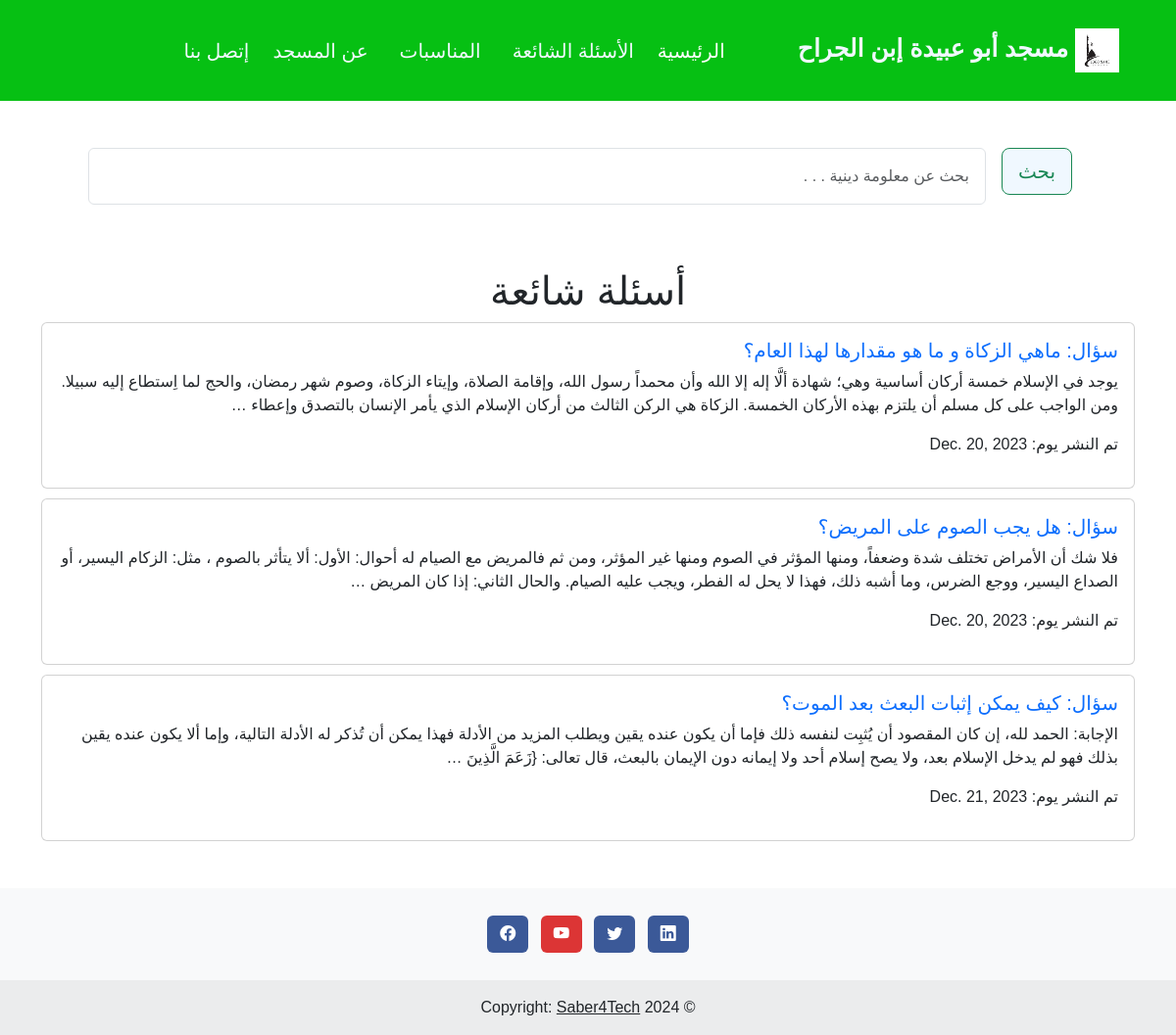
Page /questions_blog/ on the committed database.
### appAbuObaida/models.py (models this page shows, shortened)
class QuestionModel(models.Model):
    question_title = models.CharField(max_length=500)
    question_answer = models.TextField()
    pub_date = models.DateField(auto_now_add=True)

### appAbuObaida/views.py (the view)
# urls.py: path('questions_blog/', views.questions_blog, name='questions_blog'),
def questions_blog(request):
    questions = QuestionModel.objects.all()
    context = {
        'questions': questions
    }
    return render(request, 'appAbuObaida/questions_blog.html', context)

### templates/appAbuObaida/questions_blog.html (shortened to what this page needs)
{% extends 'appAbuObaida/base.html' %}
{% load static %}
{% block content %}
    <div class="container my-5">
        <form class="d-flex mx-5 my-5" role="search" action="{% url 'search_question' %}" method="get">
            <div class="d-flex align-items-stretch">
                <button class="btn btn-outline-success btn-lg mx-3" type="submit" style="height: 100%;">بحث</button>
                <input class="form-control p-3" name="search" type="search" placeholder="بحث عن معلومة دينية . . ."
                       aria-label="Search">
            </div>
        </form>
        <h1 class="text-center">أسئلة شائعة </h1>
        {% for question in questions %}
            <div class="card card-questions">
                <div class="card-body">
                    <a class="card-link" href="{% url 'question_detail' pk=question.id %}">
                        <h5 class="card-title">سؤال: {{ question.question_title }}</h5>
                    </a>
                    <p class="card-text">{{ question.question_answer|truncatewords:50 }}</p>
                    <p class="">تم النشر يوم: {{ question.pub_date }}</p>
                </div>
            </div>
        {% endfor %}
    </div>
{% endblock %}

### static/css/styles.css (style rules this page uses)
body { font-family: Arial, sans-serif; margin: 0; padding: 0; box-sizing: border-box; }
.btn-outline-success { background-color: aliceblue; }
.card-link { text-decoration: none; }
.card-questions { margin-bottom: 10px }
form { display: flex; flex-direction: column; }
input { padding: 10px; margin-bottom: 16px; border: 1px solid #ccc; border-radius: 4px; outline: none; }
button { background-color: #34db42; color: #fff; padding: 10px; border: none; border-radius: 4px; cursor: pointer; }

### rows in the picture
QuestionModel: question_title "ماهي الزكاة و ما هو مقدارها لهذا العام؟", question_answer "يوجد في الإسلام خمسة أركان أساسية وهي؛ شهادة ألَّا إله إلا الله وأن محمداً رسول الله، وإقامة الصلاة، وإيتاء الزكاة، وصوم شهر رمضان، والحج لما اِستطاع إليه سبيلا. ومن الواجب على كل مسلم أن يلتزم بهذه الأركان الخمسة. الزكاة هي الركن الثالث من أركان الإسلام الذي يأمر الإنسان بالتصدق وإعطاء …", pub_date "Dec. 20, 2023"
QuestionModel: question_title "هل يجب الصوم على المريض؟", question_answer "فلا شك أن الأمراض تختلف شدة وضعفاً، ومنها المؤثر في الصوم ومنها غير المؤثر، ومن ثم فالمريض مع الصيام له أحوال: الأول: ألا يتأثر بالصوم ، مثل: الزكام اليسير، أو الصداع اليسير، ووجع الضرس، وما أشبه ذلك، فهذا لا يحل له الفطر، ويجب عليه الصيام. والحال الثاني: إذا كان المريض …", pub_date "Dec. 20, 2023"
QuestionModel: question_title "كيف يمكن إثبات البعث بعد الموت؟", question_answer "الإجابة: الحمد لله، إن كان المقصود أن يُثبِت لنفسه ذلك فإما أن يكون عنده يقين ويطلب المزيد من الأدلة فهذا يمكن أن تُذكر له الأدلة التالية، وإما ألا يكون عنده يقين بذلك فهو لم يدخل الإسلام بعد، ولا يصح إسلام أحد ولا إيمانه دون الإيمان بالبعث، قال تعالى: {زَعَمَ الَّذِينَ …", pub_date "Dec. 21, 2023"
